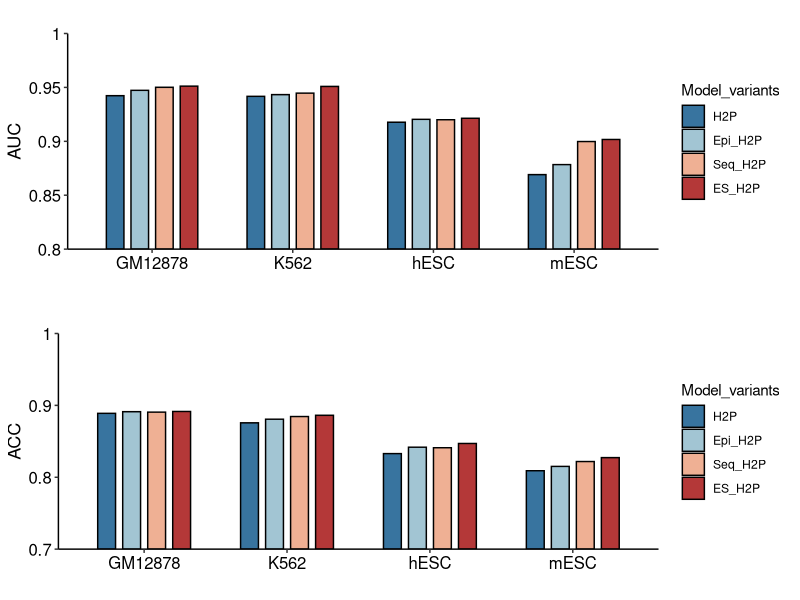

R code for this plot:
setwd('/data/xujs/Project/HiC2PoreC/code/H2P/Analysis_Results/2024-06-07_Node_feature/')

library(ggplot2)
library(reshape2)
library(ggpubr)

### 1. AUC
df_model_variants_AUC <- data.frame(cellType=c('GM12878', 'K562', 'hESC', 'mESC'),
                                    H2P =  c(0.9423, 0.9417, 0.9177, 0.8691),
                                    Epi_H2P=c(0.9473, 0.9433, 0.9204, 0.8784),
                                    Seq_H2P=c(0.9501, 0.9447, 0.9200, 0.8998),
                                    ES_H2P=c(0.9512, 0.9509, 0.9214, 0.9017))
df_model_variants_AUC <- melt(df_model_variants_AUC, id.vars = 'cellType', variable.name = 'Model_variants', value.name = 'AUC')
df_model_variants_AUC$cellType <- factor(df_model_variants_AUC$cellType, levels = c('GM12878', 'K562', 'hESC', 'mESC'))

p_AUC <- ggplot(data = df_model_variants_AUC, aes(x=cellType, y=AUC-0.8, fill=Model_variants))+
  geom_bar(stat = 'identity', position = position_dodge(0.7), width=0.5, color='black')+
  scale_fill_manual(values = c('#38749f', '#a2c5d3', '#efb094', '#b43838'))+
  # geom_text(aes(y=0, label=Description, hjust='left'),size=5)+
  # geom_point(aes(size=Count, color=-log10(qvalue)))+
  # coord_flip()+
  scale_y_continuous(expand = c(0,0), limits = c(0, 0.2), breaks = seq(0, 0.2, 0.05), labels = seq(0, 0.2, 0.05) + 0.8)+
  labs(x='', y='AUC', title = '')+
  # theme_bw()+
  theme_classic()+
  theme(plot.title = element_text(size=14, colour='black', hjust = 0.5),
        axis.title = element_text(size = 13, colour = "black"),
        # axis.text.y = element_blank(),
        axis.text = element_text(size=12, color="black"),
        # axis.line.y = element_blank(),
        # axis.ticks.y = element_blank()
        )
  

### 2. ACC
df_model_variants_ACC <- data.frame(cellType=c('GM12878', 'K562', 'hESC', 'mESC'),
                                    H2P =  c(0.8889, 0.8757, 0.8329, 0.8091),
                                    Epi_H2P=c(0.8912, 0.8808, 0.8418, 0.8151),
                                    Seq_H2P=c(0.8906, 0.8845, 0.8411, 0.8219),
                                    ES_H2P=c(0.8915, 0.8862, 0.8470, 0.8273))
df_model_variants_ACC <- melt(df_model_variants_ACC, id.vars = 'cellType', variable.name = 'Model_variants', value.name = 'ACC')
df_model_variants_ACC$cellType <- factor(df_model_variants_ACC$cellType, levels = c('GM12878', 'K562', 'hESC', 'mESC'))

p_ACC <- ggplot(data = df_model_variants_ACC, aes(x=cellType, y=ACC-0.7, fill=Model_variants))+
  geom_bar(stat = 'identity', position = position_dodge(0.7), width=0.5, color='black')+
  scale_fill_manual(values = c('#38749f', '#a2c5d3', '#efb094', '#b43838'))+
  # geom_text(aes(y=0, label=Description, hjust='left'),size=5)+
  # geom_point(aes(size=Count, color=-log10(qvalue)))+
  # coord_flip()+
  scale_y_continuous(expand = c(0,0), limits = c(0, 0.3), breaks = seq(0, 0.3, 0.1), labels = seq(0, 0.3, 0.1) + 0.7)+
  labs(x='', y='ACC', title = '')+
  # theme_bw()+
  theme_classic()+
  theme(plot.title = element_text(size=14, colour='black', hjust = 0.5),
        axis.title = element_text(size = 13, colour = "black"),
        # axis.text.y = element_blank(),
        axis.text = element_text(size=12, color="black"),
        # axis.line.y = element_blank(),
        # axis.ticks.y = element_blank()
  )

pdf('Model_Variants_AUC_ACC.BarPlot.pdf', height = 6, width = 9)
ggarrange(p_AUC, p_ACC, nrow=2)
dev.off()
